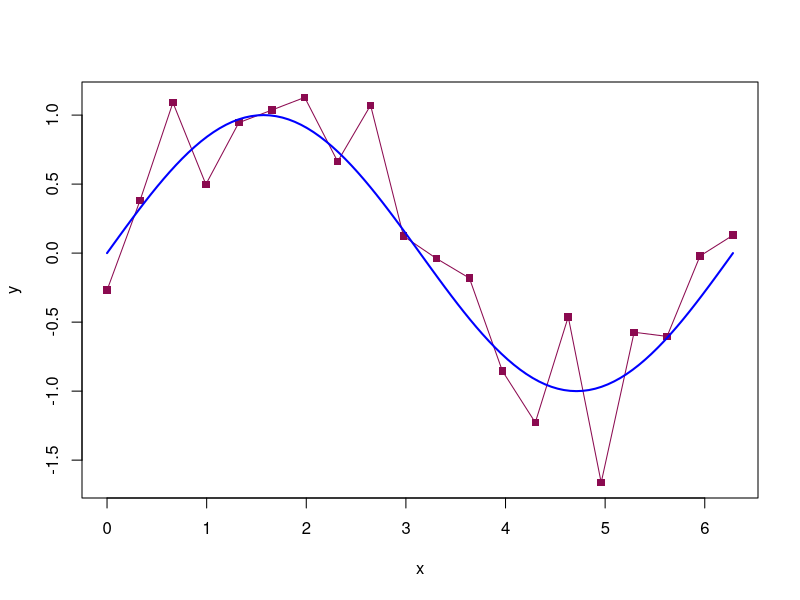
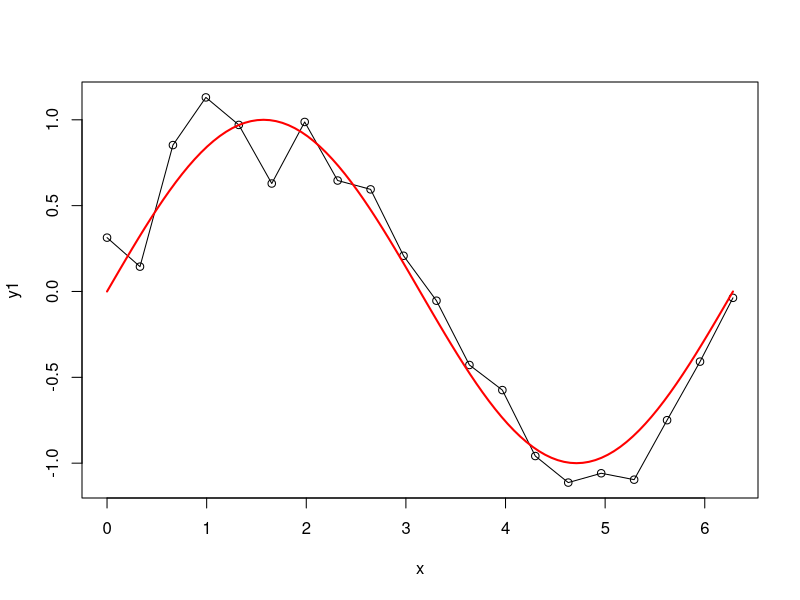
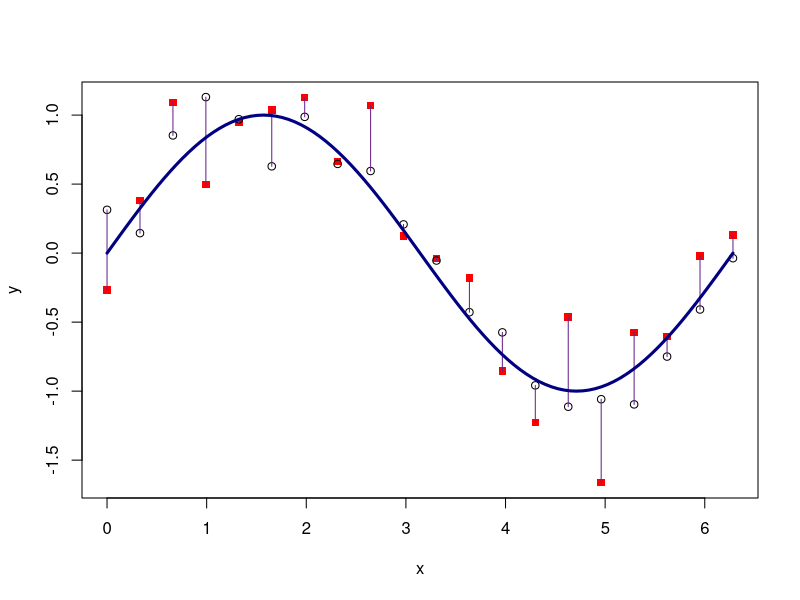

R code for these plots, in order:
## noisySinus.R
x <- seq(0,2*pi, length.out=20)
set.seed(2)
y <- sin(x) + 0.30*rnorm(20)
y1 <- sin(x) + 0.15*rnorm(20)
x11()
plot(x,y, type="o", pch=15, col=colors()[120])

x11()
plot(x,y1, type="o")

dev.set(dev.prev())
curve(sin, add=T, lwd=2, col="blue")

dev.set(dev.next())
curve(sin, add=T, lwd=2, col="red")

x11()
plot(x,y, pch=15, col="red")
points(x,y1)
segments(x, y, x, y1, col=colors()[99])
curve(sin, add=T, lwd=3, col="navyblue")

# Copiaremos esto a un pdf
pdf("miArch.pdf") 
# Este se vuelve el actual 
# .. entonces nos regresamos al anterior
dev.set(dev.prev())
# Se hace la copia
dev.copy() # El default es el siguiente
# ahora el pdf es el actual; se tiene que cerrar
# para que la copia tenga efecto:
dev.off()
